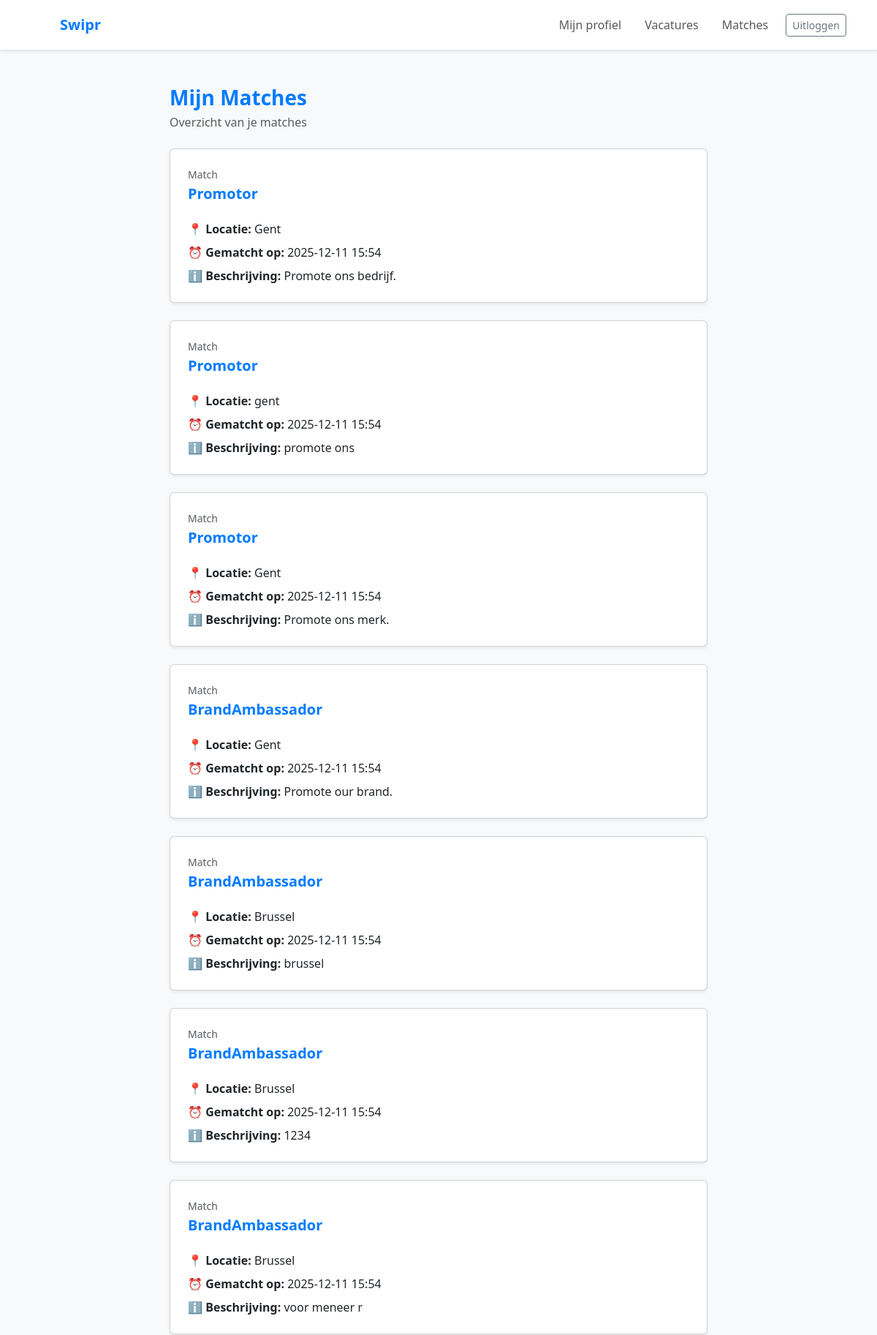
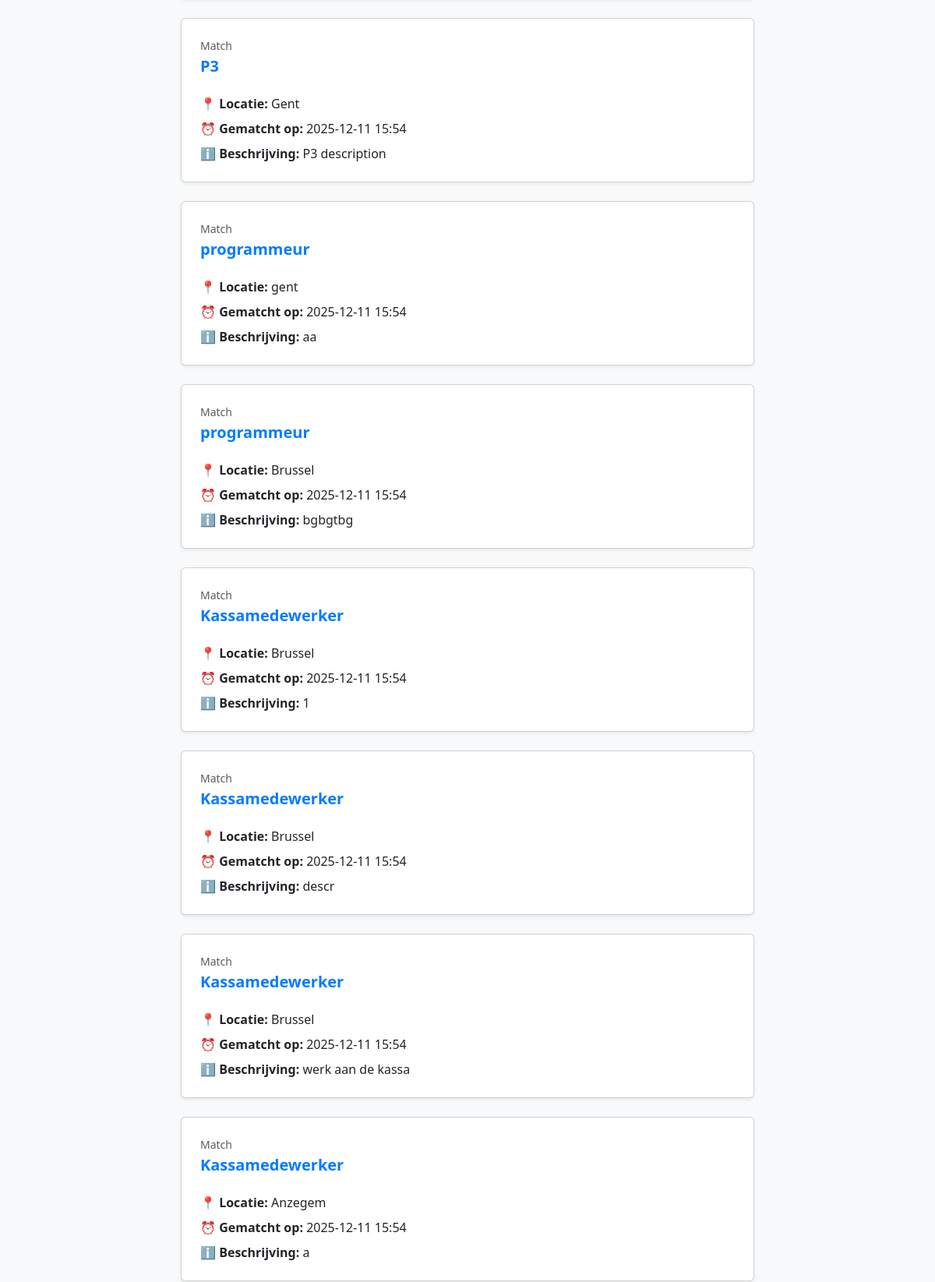
The page /match_page (signed in, upper part) on the database its author committed (2 pictures, top to bottom).
### apppp/models.py (models this page shows)
class JobListing(db.Model):
    __tablename__ = "job_listing"
    id = db.Column(db.Integer, primary_key=True, autoincrement=True)
    employer_id = db.Column(db.Integer, db.ForeignKey("employer.id"), nullable=False)
    client = db.Column(db.String(140), nullable=True)
    is_active = db.Column(db.Boolean, default=True)
    title = db.Column(db.String(140), nullable=False)
    description = db.Column(db.Text)
    location = db.Column(db.String(120))
    employer = db.relationship("Employer", back_populates="job_listings")
    matches = db.relationship("Match", back_populates="job")

class Match(db.Model):
    __tablename__ = "match"
    id = db.Column(db.Integer, primary_key=True, autoincrement=True)
    user_id = db.Column(db.Integer, db.ForeignKey("app_user.id"), nullable=False)
    job_id = db.Column(db.Integer, db.ForeignKey("job_listing.id"), nullable=False)
    matched_at = db.Column(db.DateTime, default=datetime.utcnow)
    user = db.relationship("AppUser", back_populates="matches")
    job = db.relationship("JobListing", back_populates="matches")

### apppp/routes.py (the view, shortened to what this page needs)
    @app.route("/match_page")
    @login_required
    def match_page():
        job_id = request.args.get('job_id', type=int)
        formatted = []
        for m in current_user.matches:
            formatted.append({"match": m, "job": m.job, "user": current_user})
        return render_template("match_page.html", matches=formatted)

### templates/match_page.html (shortened to what this page needs)
{% extends "base.html" %}
{% block content %}
{% from '_navbar.html' import navbar %}
{% set is_recruiter = (current_user.is_authenticated and current_user.role == 'recruiter') %}
{% set variant = 'bedrijf' if is_recruiter else 'student' %}
{% set brand_text_class = 'text-swipr-bedrijf' if is_recruiter else 'text-swipr-student' %}
{{ navbar(
  variant=variant,
  show_brand=True,
  links=(
    [
      {'href':'/student_dashboard','label':'Mijn profiel'},
      {'href':'/vacatures_student','label':'Vacatures'},
      {'href':'/match_page','label':'Matches'}
    ] if (current_user.is_authenticated and current_user.role == 'student')
    else
    [
      {'href':'/recruiter_dashboard','label':'Dashboard'},
      {'href':'/match_page','label':'Matches'}
    ]
  ),
  right_buttons=[{'href':'/logout','label':'Uitloggen','style':'outline'}]
) }}
<div class="container py-5">
  <div class="row justify-content-center">
    <div class="col-lg-8">
      <div class="mb-4">
        <h1 class="h3 fw-bold {{ brand_text_class }} mb-1">Mijn Matches</h1>
        <p class="text-muted mb-0">Overzicht van je matches</p>
      </div>
      {% if matches %}
        {% for item in matches %}
          {% if item is mapping %}
            {% set job = item.job %}
            {% set match = item.match %}
          {% else %}
            {% set job = item.job %}
            {% set match = item %}
          {% endif %}
          <div class="card shadow-sm mb-4">
            <div class="card-body p-4">
              <div class="d-flex justify-content-between align-items-start gap-3">
                <div>
                  <div class="text-muted small mb-1">Match</div>
                  <h2 class="h5 fw-bold {{ brand_text_class }} mb-2">
                    {{ job.title }}
                  </h2>
                </div>
              </div>
              <ul class="list-unstyled mb-0 mt-3">
                <li class="mb-2">
                  📍 <strong>Locatie:</strong> {{ job.location or '-' }}
                </li>
                <li class="mb-2">
                  ⏰ <strong>Gematcht op:</strong>
                  {{ match.matched_at.strftime("%Y-%m-%d %H:%M") if match and match.matched_at else '-' }}
                </li>
                <li>
                  ℹ️ <strong>Beschrijving:</strong>
                  {{ job.description[:140] if job.description else '-' }}
                </li>
              </ul>
            </div>
          </div>
        {% endfor %}
      {% endif %}
    </div>
  </div>
</div>
{% endblock %}

### static/css/style.css (style rules this page uses)
:root { --swipr-blue: #007bff; --swipr-blue-dark: #0056b3; --swipr-red: #ff4b5c; --swipr-red-dark: #e04352; }
.text-swipr-student { color: var(--swipr-blue) !important; }

### rows shown on the page
JobListing: title "Promotor", location "Gent", description "Promote ons bedrijf."
Match: matched_at "2025-12-11 15:54"
JobListing: title "Promotor", location "gent", description "promote ons"
Match: matched_at "2025-12-11 15:54"
JobListing: title "Promotor", location "Gent", description "Promote ons merk."
Match: matched_at "2025-12-11 15:54"
JobListing: title "BrandAmbassador", location "Gent", description "Promote our brand."
Match: matched_at "2025-12-11 15:54"
JobListing: title "BrandAmbassador", location "Brussel", description "brussel"
Match: matched_at "2025-12-11 15:54"
JobListing: title "BrandAmbassador", location "Brussel", description "1234"
Match: matched_at "2025-12-11 15:54"
JobListing: title "BrandAmbassador", location "Brussel", description "voor meneer r"
Match: matched_at "2025-12-11 15:54"
JobListing: title "P3", location "Gent", description "P3 description"
Match: matched_at "2025-12-11 15:54"
JobListing: title "programmeur", location "gent", description "aa"
Match: matched_at "2025-12-11 15:54"
JobListing: title "programmeur", location "Brussel", description "bgbgtbg"
Match: matched_at "2025-12-11 15:54"
JobListing: title "Kassamedewerker", location "Brussel", description "1"
Match: matched_at "2025-12-11 15:54"
JobListing: title "Kassamedewerker", location "Brussel", description "descr"
Match: matched_at "2025-12-11 15:54"
JobListing: title "Kassamedewerker", location "Brussel", description "werk aan de kassa"
Match: matched_at "2025-12-11 15:54"
JobListing: title "Kassamedewerker", location "Anzegem", description "a"
Match: matched_at "2025-12-11 15:54"

### other values the page prints
{{ text }} "Swipr"
{{ link.label }} "Mijn profiel" "Vacatures" "Matches"
{{ btn.label }} "Uitloggen"
